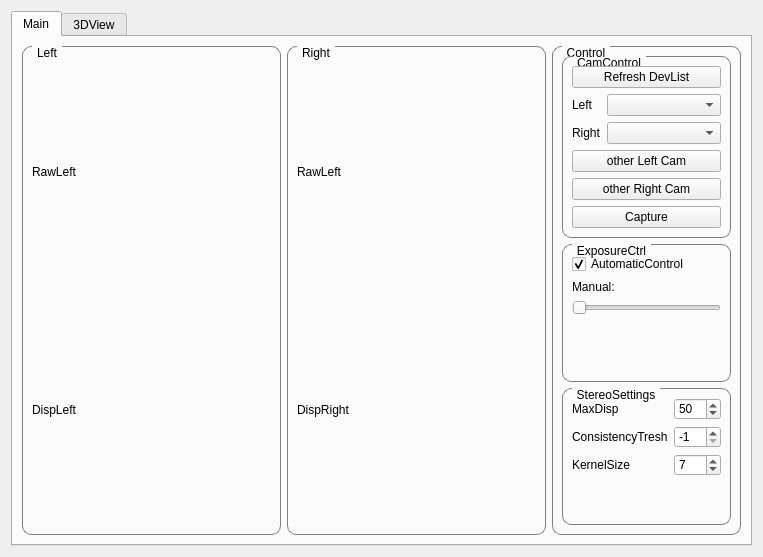
<?xml version="1.0" encoding="UTF-8"?>
<ui version="4.0">
 <class>Form</class>
 <widget class="QWidget" name="Form">
  <property name="geometry">
   <rect>
    <x>0</x>
    <y>0</y>
    <width>763</width>
    <height>557</height>
   </rect>
  </property>
  <property name="windowTitle">
   <string>Form</string>
  </property>
  <property name="styleSheet">
   <string notr="true">QGroupBox {
    border: 1px solid gray;
    border-radius: 9px;
    margin-top: 0.5em;
}

QGroupBox::title {
    subcontrol-origin: margin;
    left: 10px;
    padding: 0 3px 0 3px;
}</string>
  </property>
  <layout class="QHBoxLayout" name="horizontalLayout">
   <item>
    <widget class="QTabWidget" name="tabWidget">
     <property name="currentIndex">
      <number>0</number>
     </property>
     <widget class="QWidget" name="tab">
      <attribute name="title">
       <string>Main</string>
      </attribute>
      <layout class="QHBoxLayout" name="horizontalLayout_2">
       <item>
        <widget class="QGroupBox" name="groupBox">
         <property name="title">
          <string>Left</string>
         </property>
         <layout class="QGridLayout" name="gridLayout">
          <item row="1" column="0">
           <widget class="QLabel" name="l_rawLeft">
            <property name="sizePolicy">
             <sizepolicy hsizetype="Minimum" vsizetype="Minimum">
              <horstretch>0</horstretch>
              <verstretch>0</verstretch>
             </sizepolicy>
            </property>
            <property name="text">
             <string>RawLeft</string>
            </property>
            <property name="scaledContents">
             <bool>true</bool>
            </property>
           </widget>
          </item>
          <item row="2" column="0">
           <widget class="QLabel" name="l_dispLeft">
            <property name="sizePolicy">
             <sizepolicy hsizetype="Minimum" vsizetype="Minimum">
              <horstretch>0</horstretch>
              <verstretch>0</verstretch>
             </sizepolicy>
            </property>
            <property name="text">
             <string>DispLeft</string>
            </property>
            <property name="scaledContents">
             <bool>true</bool>
            </property>
           </widget>
          </item>
         </layout>
        </widget>
       </item>
       <item>
        <widget class="QGroupBox" name="groupBox_2">
         <property name="title">
          <string>Right</string>
         </property>
         <layout class="QGridLayout" name="gridLayout_2">
          <item row="0" column="0">
           <widget class="QLabel" name="l_rawRight">
            <property name="sizePolicy">
             <sizepolicy hsizetype="Minimum" vsizetype="Minimum">
              <horstretch>0</horstretch>
              <verstretch>0</verstretch>
             </sizepolicy>
            </property>
            <property name="text">
             <string>RawLeft</string>
            </property>
            <property name="scaledContents">
             <bool>true</bool>
            </property>
           </widget>
          </item>
          <item row="1" column="0">
           <widget class="QLabel" name="l_dispRight">
            <property name="sizePolicy">
             <sizepolicy hsizetype="Minimum" vsizetype="Minimum">
              <horstretch>0</horstretch>
              <verstretch>0</verstretch>
             </sizepolicy>
            </property>
            <property name="text">
             <string>DispRight</string>
            </property>
            <property name="scaledContents">
             <bool>true</bool>
            </property>
           </widget>
          </item>
         </layout>
        </widget>
       </item>
       <item>
        <widget class="QGroupBox" name="groupBox_3">
         <property name="sizePolicy">
          <sizepolicy hsizetype="Maximum" vsizetype="Preferred">
           <horstretch>0</horstretch>
           <verstretch>0</verstretch>
          </sizepolicy>
         </property>
         <property name="title">
          <string>Control</string>
         </property>
         <layout class="QVBoxLayout" name="verticalLayout">
          <item>
           <widget class="QGroupBox" name="groupBox_4">
            <property name="sizePolicy">
             <sizepolicy hsizetype="Preferred" vsizetype="Maximum">
              <horstretch>0</horstretch>
              <verstretch>0</verstretch>
             </sizepolicy>
            </property>
            <property name="title">
             <string>CamControl</string>
            </property>
            <layout class="QFormLayout" name="formLayout">
             <item row="0" column="0" colspan="2">
              <widget class="QPushButton" name="b_refreshDev">
               <property name="sizePolicy">
                <sizepolicy hsizetype="Preferred" vsizetype="Fixed">
                 <horstretch>0</horstretch>
                 <verstretch>0</verstretch>
                </sizepolicy>
               </property>
               <property name="text">
                <string>Refresh DevList</string>
               </property>
              </widget>
             </item>
             <item row="1" column="0">
              <widget class="QLabel" name="label">
               <property name="text">
                <string>Left</string>
               </property>
              </widget>
             </item>
             <item row="1" column="1">
              <widget class="QComboBox" name="cb_LeftCam">
               <property name="sizePolicy">
                <sizepolicy hsizetype="Preferred" vsizetype="Fixed">
                 <horstretch>0</horstretch>
                 <verstretch>0</verstretch>
                </sizepolicy>
               </property>
              </widget>
             </item>
             <item row="2" column="0">
              <widget class="QLabel" name="label_2">
               <property name="text">
                <string>Right</string>
               </property>
              </widget>
             </item>
             <item row="2" column="1">
              <widget class="QComboBox" name="cb_RightCam">
               <property name="sizePolicy">
                <sizepolicy hsizetype="Preferred" vsizetype="Fixed">
                 <horstretch>0</horstretch>
                 <verstretch>0</verstretch>
                </sizepolicy>
               </property>
              </widget>
             </item>
             <item row="5" column="0" colspan="2">
              <widget class="QPushButton" name="b_startCapture">
               <property name="sizePolicy">
                <sizepolicy hsizetype="Preferred" vsizetype="Minimum">
                 <horstretch>0</horstretch>
                 <verstretch>0</verstretch>
                </sizepolicy>
               </property>
               <property name="text">
                <string>Capture</string>
               </property>
              </widget>
             </item>
             <item row="3" column="0" colspan="2">
              <widget class="QPushButton" name="b_otherCamLeft">
               <property name="sizePolicy">
                <sizepolicy hsizetype="Preferred" vsizetype="Fixed">
                 <horstretch>0</horstretch>
                 <verstretch>0</verstretch>
                </sizepolicy>
               </property>
               <property name="text">
                <string>other Left Cam</string>
               </property>
              </widget>
             </item>
             <item row="4" column="0" colspan="2">
              <widget class="QPushButton" name="b_otherCamRight">
               <property name="sizePolicy">
                <sizepolicy hsizetype="Preferred" vsizetype="Fixed">
                 <horstretch>0</horstretch>
                 <verstretch>0</verstretch>
                </sizepolicy>
               </property>
               <property name="text">
                <string>other Right Cam</string>
               </property>
              </widget>
             </item>
            </layout>
           </widget>
          </item>
          <item>
           <widget class="QGroupBox" name="groupBox_5">
            <property name="title">
             <string>ExposureCtrl</string>
            </property>
            <layout class="QFormLayout" name="formLayout_2">
             <item row="0" column="0" colspan="2">
              <widget class="QCheckBox" name="cb_autoExposure">
               <property name="text">
                <string>AutomaticControl</string>
               </property>
               <property name="checked">
                <bool>true</bool>
               </property>
              </widget>
             </item>
             <item row="1" column="0" colspan="2">
              <widget class="QLabel" name="label_3">
               <property name="text">
                <string>Manual:</string>
               </property>
              </widget>
             </item>
             <item row="2" column="0" colspan="2">
              <widget class="QSlider" name="hs_expCtrlManual">
               <property name="enabled">
                <bool>false</bool>
               </property>
               <property name="sizePolicy">
                <sizepolicy hsizetype="Preferred" vsizetype="Fixed">
                 <horstretch>0</horstretch>
                 <verstretch>0</verstretch>
                </sizepolicy>
               </property>
               <property name="maximum">
                <number>1000</number>
               </property>
               <property name="orientation">
                <enum>Qt::Horizontal</enum>
               </property>
              </widget>
             </item>
            </layout>
           </widget>
          </item>
          <item>
           <widget class="QGroupBox" name="groupBox_6">
            <property name="title">
             <string>StereoSettings</string>
            </property>
            <layout class="QFormLayout" name="formLayout_3">
             <item row="0" column="0">
              <widget class="QLabel" name="label_4">
               <property name="text">
                <string>MaxDisp</string>
               </property>
              </widget>
             </item>
             <item row="0" column="1">
              <widget class="QSpinBox" name="sbMaxDisp">
               <property name="minimum">
                <number>1</number>
               </property>
               <property name="maximum">
                <number>500</number>
               </property>
               <property name="value">
                <number>50</number>
               </property>
              </widget>
             </item>
             <item row="1" column="0">
              <widget class="QLabel" name="label_5">
               <property name="text">
                <string>ConsistencyTresh</string>
               </property>
              </widget>
             </item>
             <item row="1" column="1">
              <widget class="QSpinBox" name="sbConsist">
               <property name="minimum">
                <number>-1</number>
               </property>
               <property name="maximum">
                <number>255</number>
               </property>
               <property name="value">
                <number>-1</number>
               </property>
              </widget>
             </item>
             <item row="2" column="0">
              <widget class="QLabel" name="label_6">
               <property name="text">
                <string>KernelSize</string>
               </property>
              </widget>
             </item>
             <item row="2" column="1">
              <widget class="QSpinBox" name="sbKernel">
               <property name="minimum">
                <number>1</number>
               </property>
               <property name="value">
                <number>7</number>
               </property>
              </widget>
             </item>
            </layout>
           </widget>
          </item>
         </layout>
        </widget>
       </item>
      </layout>
     </widget>
     <widget class="QWidget" name="tab_2">
      <attribute name="title">
       <string>3DView</string>
      </attribute>
      <layout class="QGridLayout" name="gridLayout_3"/>
     </widget>
    </widget>
   </item>
  </layout>
 </widget>
 <resources/>
 <connections>
  <connection>
   <sender>cb_autoExposure</sender>
   <signal>clicked(bool)</signal>
   <receiver>hs_expCtrlManual</receiver>
   <slot>setDisabled(bool)</slot>
   <hints>
    <hint type="sourcelabel">
     <x>607</x>
     <y>188</y>
    </hint>
    <hint type="destinationlabel">
     <x>604</x>
     <y>240</y>
    </hint>
   </hints>
  </connection>
 </connections>
</ui>
